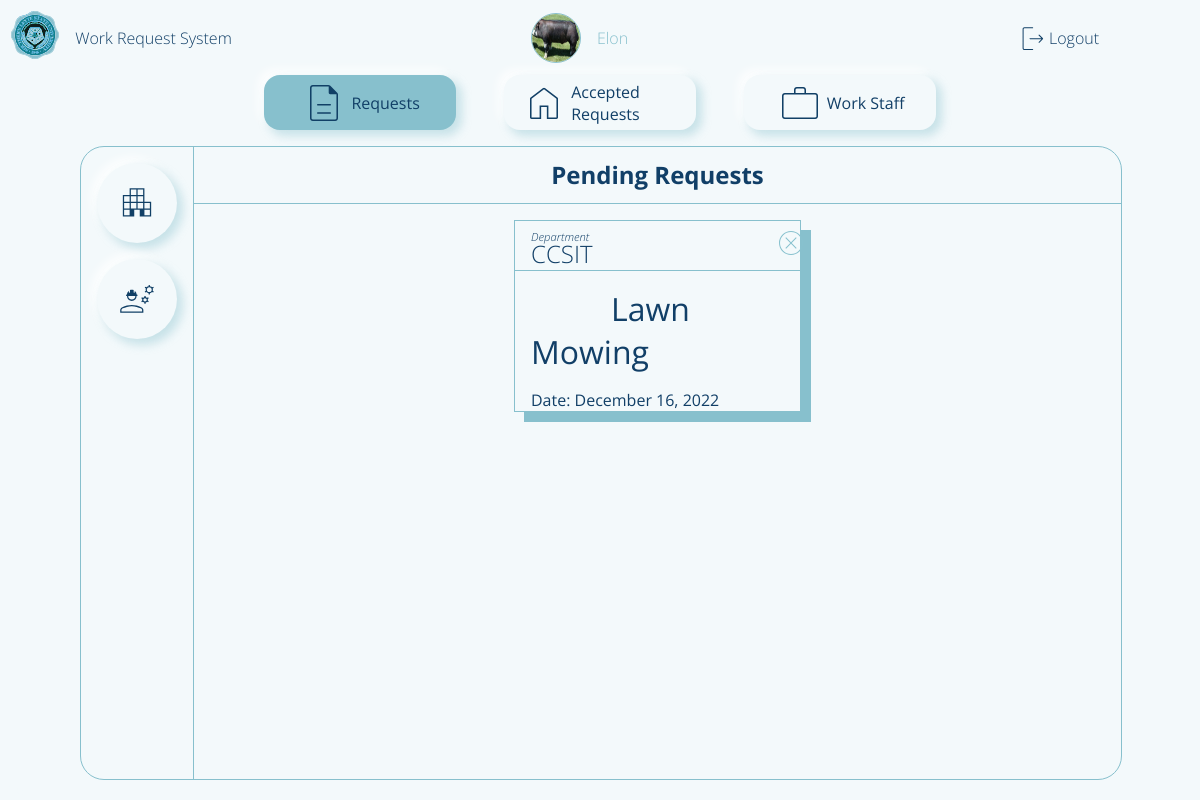
Page /adminPage (signed in) on the committed database.
### flaskApp/models.py (models this page shows, shortened)
class User(db.Model, UserMixin):
	__tablename__ = 'user'
	id = db.Column(db.Integer, primary_key=True)
	userName = db.Column(db.String(20), unique=True, nullable=False)
	userType = db.Column(db.String(20), default='Admin')
	passWord = db.Column(db.String(60), nullable=False)
	profilePicture = db.Column(db.String(60), default='dafault.png')
	requestForm = db.relationship('UserRequestForm', backref='user')
	userStaffExtension = db.relationship('StaffExtension', backref='staffExtension', uselist=False)

class UserRequestForm(db.Model):
	__tablename__ = 'userRequestForm'
	id = db.Column(db.Integer, primary_key=True)
	requestorName = db.Column(db.String(500), nullable=False)
	requestTitle = db.Column(db.String(500), nullable=False)
	requestedWork = db.Column(db.String(500), nullable=False)
	roomNumber = db.Column(db.String(20), nullable=False)
	avilabilityOfMaterials = db.Column(db.String(10), nullable=False)
	priorityLevel = db.Column(db.Integer, default=0) # change this to integer in the future 0 - pending 1 - high 2 - medium 3 - low
	status = db.Column(db.String(20), default='Pending')
	dateApproved = db.Column(DateTime, default=datetime.now(), nullable=False)
	dateLimit = db.Column(DateTime, default=datetime.now(), nullable=False)
	requestFormId = db.Column(db.Integer, db.ForeignKey('user.id'))
	assignedStaff = db.Column(db.Integer, db.ForeignKey('userstaff.id'))

### flaskApp/routes.py (the view, shortened to what this page needs)
@app.route('/adminPage', methods=['GET', 'POST'])
def adminPage():
	formStaff = Staff_Registration()
	formRequestor = Requestor_Registration()
	workRequest = UserRequestForm.query.order_by(UserRequestForm.priorityLevel)
	requestsCount = UserRequestForm.query.filter_by(status='Pending').count()
	pendingRequest = UserRequestForm.query.filter_by(status='Pending').order_by(desc(UserRequestForm.dateApproved))
	staffCount = User.query.filter_by(userType='Staff').count()
	profileImage = url_for('static', filename='profilePic/'+current_user.profilePicture)
	if current_user.is_authenticated == False:
		return redirect(url_for('loginPage'))
	return render_template('adminDashboard.html',
	  						title='Admin Page',
	  						user=current_user.userName,
	  						form2=formStaff,
	    					form=formRequestor,
	    					workRequest=workRequest,
	    					countReq=requestsCount,
	    					countStaff=staffCount,
	    					pendingRequest=pendingRequest,
	    					profileImage=profileImage)

### flaskApp/models.py (called while the page is built)
@loginManager.user_loader
def loadUser(userId):
	return User.query.get(int(userId))

### flaskApp/templates/adminDashboard.html (shortened to what this page needs)
{% extends "layout.html" %}
{% block content %}
	<main class="content-main">
		<section class="navbar">
			<div class="nav-requests">
				<img class='nav-icon' src="{{ url_for('static', filename='img/form.svg') }}">
				<p>Requests</p>
			</div>
			<div class="nav-home">
				<img class='nav-icon' src="{{ url_for('static', filename='img/home.svg') }}">
				<p>Accepted Requests</p>
			</div>
			<div class="nav-staff">
				<img class='nav-icon' src="{{ url_for('static', filename='img/staff.svg') }}">
				<p>Work Staff</p>
			</div>
		</section>
		<section class="feed">
					{% for req in workRequest  %}
						{% if req.status != 'unApproved' and req.status != 'Pending'%}
								<body onload="progress()">
								</body>
						{% endif %}
					{% endfor %}
			<div class="feed-request feed-nav">
				<nav class="feed-request-nav">
					<div>
						<img class="nav-icon add-req" src="{{ url_for('static', filename='img/requestor.svg') }}">
					</div>
					<div>
						<img class="nav-icon add-staff" src="{{ url_for('static', filename='img/ongoing.svg') }}">
					</div>
				</nav>
				<header class="feed-request-header">
					<h1 class="title">Pending Requests</h1>
				</header>
				<main class="feed-request-main">
					<section class="feed-request-main-body">
						{% if countReq != 0 %}
							{% for n in pendingRequest %}
								<div class="main-content">
									<section class="main-content-header">{{ n.requestorName }}</section>
									<section class="main-content-body">
										<a href="{{ url_for('adminPageApproval', name=n.requestorName, idNum=n.id) }}">{{ n.requestTitle }}</a>
									</section>
									<section class="main-content-footer">Date: {{ n.dateApproved.strftime("%B %d, %Y") }}</section>
									<div class="feed-request-close-btn">
										<a href="{{url_for('reject', name=n.requestTitle, ids=n.requestFormId)}}">
											<img src="{{ url_for('static', filename='img/close-btn2.svg') }}">
										</a>
									</div>
								</div>
							{% endfor %}
						{% else %}
							<h1>No Pending Requests</h1>
						{% endif %}
					</section>
				</main>
			</div>
		</section>
	</main>
	<footer class="content-footer">
	</footer>
{% endblock content %}

### flaskApp/templates/layout.html (shortened to what this page needs)
<!DOCTYPE html>
<html>
<head>
    {% if title == 'Login Page'%}
    	<link rel="stylesheet" type="text/css" href="{{ url_for('static', filename='login.css') }}">
    {% elif title == 'Admin Page'%}
    	<link rel="stylesheet" type="text/css" href="{{ url_for('static', filename='adminDashboard.css') }}">
    {% elif title == 'Requestor Page'%}
        <link rel="stylesheet" type="text/css" href="{{ url_for('static', filename='requestorDashboard.css') }}">
    {% elif title == 'Staff Page'%}
        <link rel="stylesheet" type="text/css" href="{{ url_for('static', filename='staffDashboard.css') }}">
    {% elif title == 'Admin Approval Page'%}
        <link rel="stylesheet" type="text/css" href="{{ url_for('static', filename='adminApproval.css') }}">
    {% elif title == 'Staff Ongoing Page'%}
        <link rel="stylesheet" type="text/css" href="{{ url_for('static', filename='staffOngoing.css') }}">
    {% elif title == 'Profile Page'%}
        <link rel="stylesheet" type="text/css" href="{{ url_for('static', filename='profilePage.css') }}">
    {% endif%}
</head>
<body>
	<div class="container">
        {% if title != 'Login Page'%}
        <header class="content-header">
            <div class="img-box">
                <img class="logo_slsu" src="{{ url_for('static', filename='img/logo_slsu.svg') }}">
            </div>
            {% if title == 'Admin Page'%}
                <section class="header-title">
                    <a href="{{ url_for('adminPage') }}">Work Request System</a>
                </section>
                <section class="header-user">
                    <img class='profile-picture'src="{{ profileImage }}">
                    <a href="{{ url_for('profilePage') }}">{{ user }}</a>
                </section>
            {% endif %}
            <div class="header-profile">
                {% if current_user.is_authenticated == True %}
                <img src="{{ url_for('static', filename='img/logout.svg') }}">
                <a href="{{ url_for('logout') }}">Logout</a>
                {% endif %}
            </div>
        </header>
        {% endif%}
		{% block content %}{% endblock content %}
	</div>
</body>
</html>

### flaskApp/static/adminDashboard.css (style rules this page uses)
body { background: var(--white); }
.container { margin: 0; display: grid; height: 100vh; grid-template-columns: 1fr 1fr 1fr; grid-template-rows: 0fr 1fr 0.0fr; grid-template-areas: 'h h h' 'm m m' 'f f f'; }
.content-header { grid-area: h; display: flex; flex-direction: row; align-items: center; padding: var(--fn-small); }
.img-box { flex-grow: 0; }
.header-title { flex-grow: 0; margin-left: 1rem; }
.header-title a { font-size: var(--fn-regular); font-weight: lighter; color: var(--blue); }
.header-user { flex-grow: 1; font-size: var(--fn-regular); font-weight: lighter; color: var(--blue); }
.header-profile { flex-grow: 0.3; }
.header-profile a { font-size: var(--fn-regular); font-weight: lighter; color: var(--blue); }
.content-main { grid-area: m; background: var(--white); display: grid; grid-template-columns: 1fr 1fr; grid-template-rows: 0fr 1fr; grid-template-areas: 'h h' 'm m' }
.navbar { grid-area: h; display: flex; flex-direction: row; justify-content: space-around; margin-bottom: 1rem; margin-left: 15rem; margin-right: 15rem; }
.navbar div { display: flex; flex-direction: row; align-items: center; padding: 0.2rem 1rem 0.2rem 1rem; background: var(--white); border-radius: 1rem; box-shadow: var(--box-shadow); cursor: pointer; width: 10rem; justify-content: center; align-items: center; }
.navbar div img, .feed-home section img, .feed-request-nav div img { filter: var(--img-color-blue); }
.navbar div p { font-size: var(--fn-regular); margin-left: 0.2rem; font-weight: normal; color: var(--blue); }
.feed { grid-area: m; background: var(--white); margin-left: 5rem; margin-right: 5rem; position: relative; }
.feed-nav { position: absolute; top: 0; left: 0; background: var(--white); width: 100%; height: 100%; color: var(--blue); z-index: 2; border: 1px solid var(--blueGreen); border-radius: 1.5rem; }
.feed-request { background: var(--white); display: grid; grid-template-columns: 0.1fr 1fr; grid-template-rows: 0.1fr 1fr 0fr; grid-template-areas: 'n h' 'n m' 'f f'; }
.feed-request-nav { grid-area: n; display: flex; flex-direction: column; align-items: center; padding: 1rem; border-right: 1px solid var(--blueGreen); }
.feed-request-nav div img { width: 2.5rem; height: 2.5rem; }
.feed-request-nav div { display: flex; justify-content: center; align-items: center; box-shadow: var(--box-shadow); width: 5rem; height: 5rem; margin-bottom: 1rem; cursor: pointer; border-radius: 50%; transition: transform, background, .1s; position: relative; }
.feed-request header { grid-area: h; display: flex; flex-direction: column; justify-content: center; align-items: center; border-bottom: 1px solid var(--blueGreen); }
.feed-request main { grid-area: m; display: flex; flex-direction: column; overflow: scroll; }
.feed-request-main-body { margin-left: 20rem; margin-right: 20rem; }
.feed-request-main-body .main-content { position: relative; display: grid; grid-template-columns: 1fr; grid-template-rows: 0fr 1fr 0fr; margin-top: 1rem; margin-bottom: 2rem; padding: 0rem; border: 1px solid var(--blueGreen); box-shadow: 10px 10px var(--blueGreen); }
.feed-request-close-btn img { width: 2rem; height: 2rem; filter: var(--img-color-blueGreen); transition: .2s ease; }
.feed-request-close-btn { position: absolute; top: 3%; left: 97%; transform: translateX(-50%); width: 2rem; height: 2rem; border-radius: 50%; }
.main-content-header { padding-top: 1rem; font-size: var(--fn-medium); font-weight: lighter; padding-left: 1rem; border-bottom: 1px solid var(--blueGreen); }
.main-content-header::before { content: 'Department'; display: block; font-size: var(--fn-small); font-style: italic; padding: 0; margin: 0; line-height: 0px; font-weight: lighter; }
.main-content-body { padding: 1rem; }
.main-content-body a { font-size: var(--fn-large); color: var(--blue); margin-left: 5rem; }
.main-content-footer { padding-left: 1rem; }
.content-footer { grid-area: f; background: var(--white); }

### rows in the picture
User: userName "Elon"
UserRequestForm: requestorName "CCSIT", requestTitle "Lawn Mowing", dateApproved "December 16, 2022"
